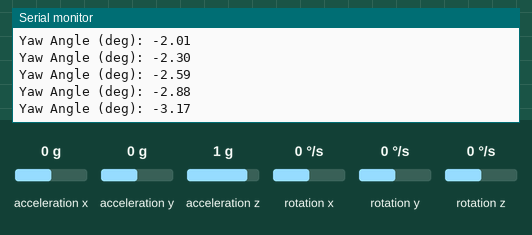
This sketch was run on a simulated Arduino Mega 2560, built with avr-gcc and run on an emulated ATmega2560. Parts: the last lines printed to the serial monitor. Inputs (shaded band) come from the test bench; at power-on: rotation z 0 °/s, acceleration x 0 g, acceleration y 0 g, acceleration z 1 g, rotation x 0 °/s, rotation y 0 °/s.

Above: at 1.2 s.
1.3 s: rotation z set to -192 °/s
At 1.31 s:
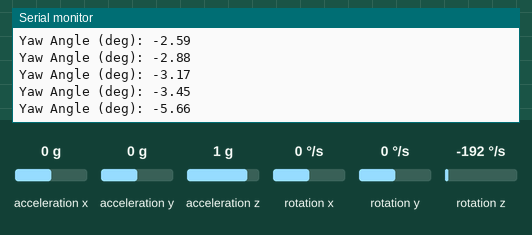
2.8 s: rotation z set to -100 °/s
At 2.83 s:
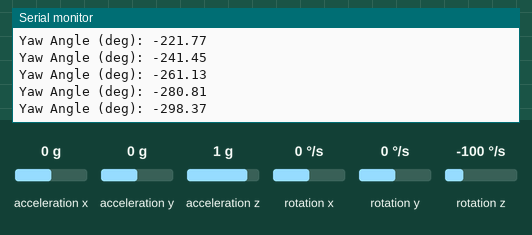
Timing chart, 0 to 5.8 s (numbered marks = the images above; inputs shaded):
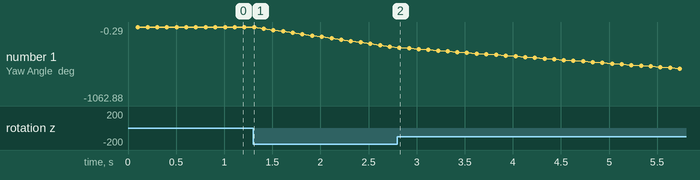

Measured:
- after the input at 1.3 s, the serial monitor: prints a new line at once (image 1)
- plotted number 1: -3.45 → -280.81 after the input at 1.3 s

The sketch:

gyro.ino
```cpp
#include <Wire.h>
#include <MPU6050.h>

MPU6050 mpu;

float yawAngle = 0.0;              // in radians
const float yawBias = 0.05;        // rad/s, hardcoded
unsigned long prevTime = 0;
unsigned long lastPrint = 0;

void setup() {
  Serial.begin(9600);
  Wire.begin();                    // Uses Mega's default I2C pins: SDA=20, SCL=21
  mpu.initialize();
  if (!mpu.testConnection()) {
    Serial.println("MPU6050 connection failed!");
    while (1);
  }
  Serial.println("MPU6050 connected.");
  prevTime = millis();
  lastPrint = millis();
}

void loop() {
  // Current time
  unsigned long currTime = millis();
  float dt = (currTime - prevTime) / 1000.0; // Convert ms to seconds
  prevTime = currTime;

  // Read raw gyro values
  int16_t gx, gy, gz;
  mpu.getRotation(&gx, &gy, &gz);

  // Convert to rad/s (131 LSB/deg/s → multiply by π/180 to get rad/s)
  float yawRate = ((float)gz / 131.0) * (3.1415926 / 180.0);

  // Subtract hardcoded bias
  float correctedYawRate = yawRate - yawBias;

  // Integrate yaw rate over time
  yawAngle += correctedYawRate * dt;

  // Print yaw angle once per second
  if (currTime - lastPrint >= 100) {
    Serial.print("Yaw Angle (deg): ");
    Serial.println(yawAngle * (180.0 / 3.1415926)); // convert to degrees for easier understanding
    lastPrint = currTime;
  }
}
```
